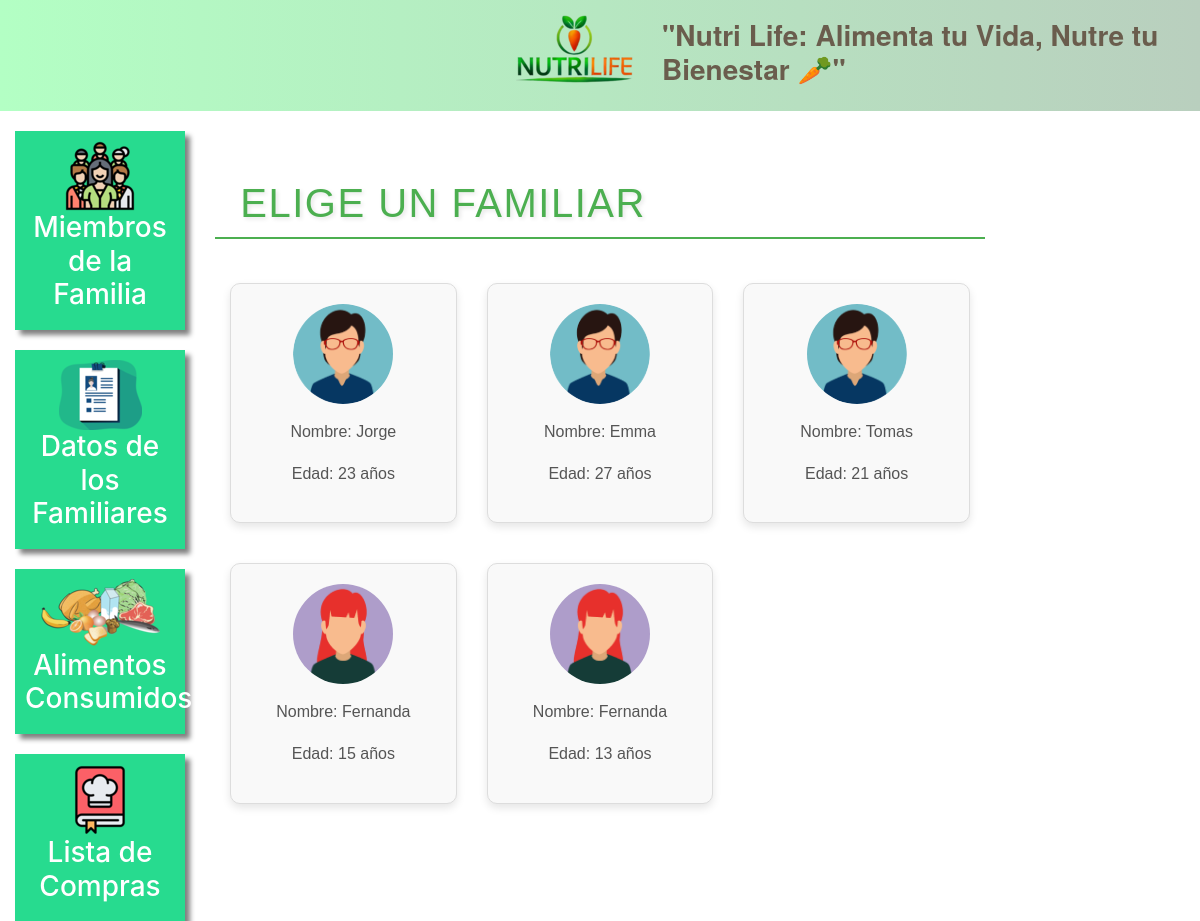
The page /plano_alimentar_listar/ (signed in) on the database its author committed.
### plataforma/models.py (models this page shows, shortened)
class Pacientes(models.Model):
    choices_sexo = (('F', 'Femenino'),
                    ('M', 'Masculino'))
    nome = models.CharField(max_length=50)
    sexo = models.CharField(max_length=1, choices=choices_sexo)
    idade = models.IntegerField()
    email = models.EmailField()
    telefone = models.CharField(max_length=19)
    nutri = models.ForeignKey(User, on_delete=models.CASCADE)

### plataforma/views.py (the view)
# urls.py: path('plano_alimentar_listar/', views.plano_alimentar_listar, name="plano_alimentar_listar"),
def plano_alimentar_listar(request):
    if request.method == "GET":
        pacientes = Pacientes.objects.filter(nutri=request.user)
        return render(request, 'plano_alimentar_listar.html', {'pacientes': pacientes})

### plataforma/templates/plano_alimentar_listar.html (shortened to what this page needs)
{% extends 'base_plataforma.html' %}
{% load static %}
{% block 'plataforma' %}
    <br><br>
    <h1 class="titulo" style="font-family: 'Arial', sans-serif; color: #4CAF50; text-align:; text-transform: uppercase; font-size: 2.5em; margin-top: 20px; margin-bottom: 20px; letter-spacing: 1.5px; text-shadow: 2px 2px 4px rgba(0, 0, 0, 0.1); border-bottom: 2px solid #4CAF50; padding-bottom: 10px;">&nbsp;&nbsp;Elige un Familiar</h1>
    <div class="container mt-4">
        <div class="row">
            {% for paciente in pacientes %}
                <div class="col-md-4">
                    <a href="{% url 'plano_alimentar' paciente.id %}" style="text-decoration: none; color: inherit; transition: color 0.2s;">
                        <div style="background-color: #f9f9f9; border: 1px solid #ddd; border-radius: 10px; padding: 20px; margin: 20px 0; box-shadow: 0 4px 8px rgba(0, 0, 0, 0.1); transition: transform 0.2s; text-align: center;">
                            <div style="margin-bottom: 15px;">
                                {% if paciente.sexo == "M" %}
                                    <img src="{% static 'plataforma/img/perfil2.png' %}" style="border-radius: 50%; width: 100px; height: 100px; object-fit: cover;">
                                {% else %}
                                    <img src="{% static 'plataforma/img/perfil1.png' %}" style="border-radius: 50%; width: 100px; height: 100px; object-fit: cover;">
                                {% endif %}
                            </div>
                            <p style="font-family: 'Arial', sans-serif; color: #555; line-height: 1.6;">Nombre: {{ paciente.nome }}</p>
                            <p style="font-family: 'Arial', sans-serif; color: #555; line-height: 1.6;">Edad: {{ paciente.idade }} años</p>
                        </div>
                </a>
            </div>
        {% endfor %}
    </div>
{% endblock %}

### templates/static/plataforma/css/css.css (style rules this page uses)
.titulo { color: #27DB8F; }

### rows shown on the page
Pacientes: nome "Jorge", idade "23"
Pacientes: nome "Emma", idade "27"
Pacientes: nome "Tomas", idade "21"
Pacientes: nome "Fernanda", idade "15"
Pacientes: nome "Fernanda", idade "13"
